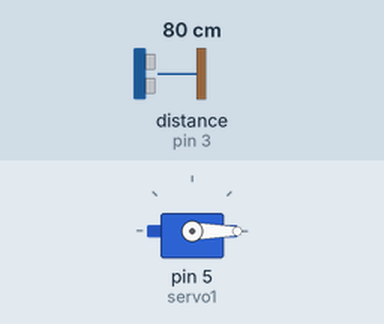
This sketch was run on a simulated Arduino Uno, built with avr-gcc and run on an emulated ATmega328P. Parts: servo. Wiring (inferred from the names in the program): ultrasonic range finder: trigger pin 7; echo pin 3. Inputs (shaded band) come from the test bench; at power-on: distance to the obstacle (sensor on pin 3) 80 cm. The echo pulse lasts 58.3 µs per cm.

Above: at 4.8 s.
4.9 s: distance to the obstacle (sensor on pin 3) set to 53 cm
9.9 s: distance to the obstacle (sensor on pin 3) set to 45 cm
At 12.3 s:
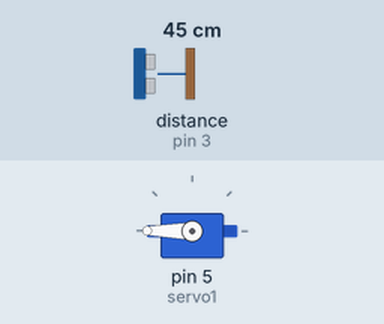
14.9 s: distance to the obstacle (sensor on pin 3) set to 60 cm
At 15.3 s:
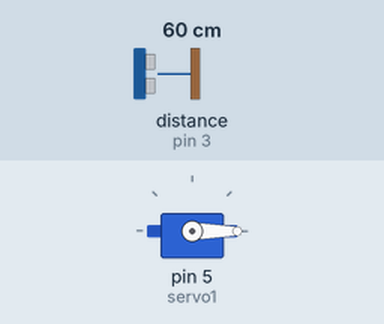
19.9 s: distance to the obstacle (sensor on pin 3) set to 2 cm
At 23.9 s:
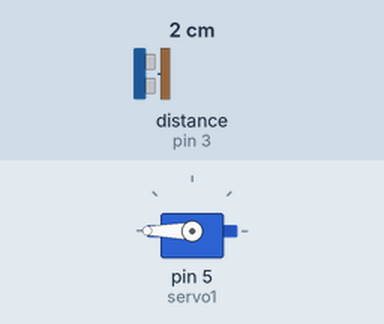
Timing chart, 0 to 25.4 s (numbered marks = the images above; inputs shaded):
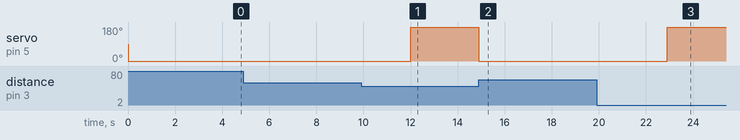

Measured:
- the behaviour switches between 51 and 50 cm on distance to the obstacle (sensor on pin 3) (found by bisection; images 0 and 1)
- after the input at 4.9 s, every drawn part: stays the same
- after the input at 9.9 s, servo on pin 5 (servo1): 0° → 180° after 2.1 s
- after the input at 14.9 s, servo on pin 5 (servo1): 180° → 0° at once
- after the input at 19.9 s, servo on pin 5 (servo1): 0° → 180° after 3.0 s

The sketch:

Arduino-2-07.ino
```cpp
/* Created by Nina Mathew on April 5, 2022
*/
#include <Servo.h>
Servo servo1;
int trigPin = 7;
int echoPin = 3;
long distance;
long duration;

void setup()
{
servo1.attach(5);
 pinMode(trigPin, OUTPUT);
 pinMode(echoPin, INPUT);// put your setup code here, to run once:
}

void loop() {
  ultra();
  servo1.write(0);
  if(distance < 50){
  servo1.write(180);
  }
  else if (distance>50){
    delay(4000);
  }
}

void ultra(){
  digitalWrite(trigPin, LOW);
  delayMicroseconds(2);
  digitalWrite(trigPin, HIGH);
  delayMicroseconds(10);
  digitalWrite(trigPin, LOW);
  duration = pulseIn(echoPin, HIGH);
  distance = duration*0.034/2;
  }
```
